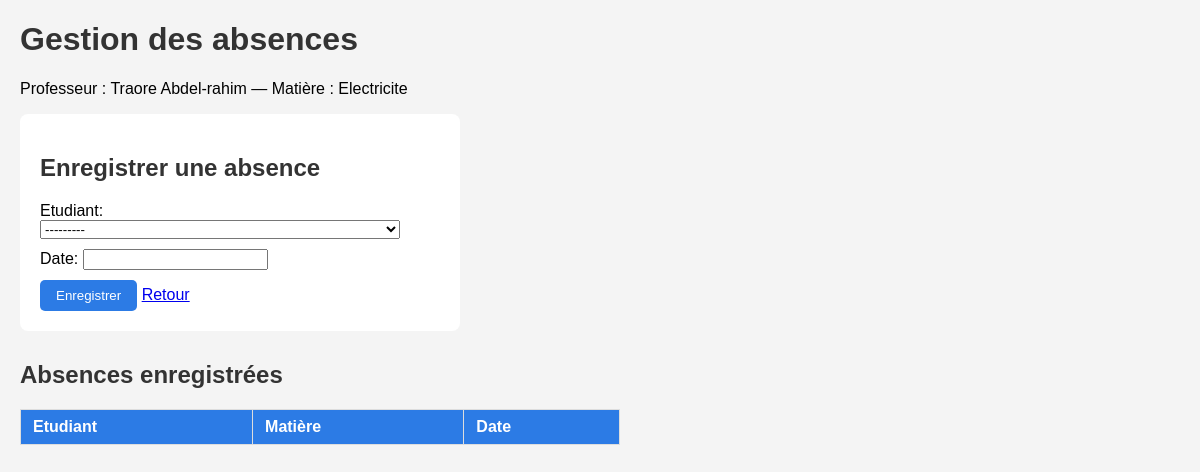
The page /absences/ (signed in) on the database its author committed.
### new_project/models.py (models this page shows, shortened)
class Professeur (models.Model):
    nom=models.CharField(max_length=100)
    prenom =models.CharField(max_length=100)
    age=models.IntegerField(default=0)
    classe = models.ForeignKey(Classes, on_delete=models.SET_NULL,null=True,blank=True)
    matiere =models.ForeignKey (Matieres, on_delete=models.SET_NULL,null=True, blank=True)
    id_user =models.OneToOneField(Utilisateur, on_delete=models.CASCADE, related_name='professeur' , null=True )
    class Meta:
        verbose_name = "Professeur"
        verbose_name_plural = "Professeurs"

class Matieres (models.Model):
    nom=models.CharField(max_length=50)
    class Meta:
        verbose_name = "Matière"
        verbose_name_plural = "Matieres"
    def __str__(self):
        return self.nom

### pages/views.py (the view)
# urls.py: path('absences/', absences, name='absences'),
@login_required
def absences(request):
    professeur = get_object_or_404(Professeur, id_user=request.user)
    if request.method == "POST":
        form = AbsenceForm(request.POST)
        if form.is_valid():
            absence = form.save(commit=False)
            absence.professeur = professeur
            absence.matiere = professeur.matiere
            absence.save()
            messages.success(request, "Absence enregistrée avec succès.")
            return redirect("absences")
    else:
        form = AbsenceForm()
    liste_absences = Absence.objects.filter(professeur=professeur).order_by('-date')
    context = {
        "professeur": professeur,
        "form": form,
        "absences": liste_absences,
    }
    return render(request, "absences.html", context)

### new_project/forms.py
class AbsenceForm(forms.ModelForm):
    class Meta:
        model = Absence
        fields = ['etudiant', 'date']

### new_project/models.py (called while the page is built)
    def __str__(self):
        return self.nom

    def __str__(self):
        return f"{self.nom} - {self.prenom} - {self.classe} - {self.matricule}"

### templates/absences.html (shortened to what this page needs)
<!DOCTYPE html>
<html lang="fr">
<head>
</head>
<body>
    <h1>Gestion des absences</h1>
    <p>Professeur : {{ professeur.nom }} {{ professeur.prenom }} — Matière : {{ professeur.matiere }}</p>
    <div class="formulaire">
        <h2>Enregistrer une absence</h2>
        <form method="post">
            {{ form.as_p }}
            <button type="submit" class="bouton">Enregistrer</button>
             <a
                    href="{% url 'dashboardteacher' %}"
                    class="Retour"
                >
                    Retour
                </a>
        </form>
    </div>
    <h2>Absences enregistrées</h2>
    <table>
        <tr>
            <th>Etudiant</th>
            <th>Matière</th>
            <th>Date</th>
        </tr>
    </table>
</body>
</html>

### templates/absences.html (style rules this page uses)
body { font-family: Arial, sans-serif; background-color: #f4f4f4; margin: 20px; }
h1, h2 { color: #333; }
.formulaire { background-color: white; padding: 20px; border-radius: 8px; max-width: 400px; margin-bottom: 30px; }
.formulaire p { margin: 10px 0; }
.bouton { background-color: #2c7be5; color: white; border: none; padding: 8px 16px; border-radius: 5px; cursor: pointer; }
table { border-collapse: collapse; width: 100%; max-width: 600px; background-color: white; }
th, td { border: 1px solid #ddd; padding: 8px 12px; text-align: left; }
th { background-color: #2c7be5; color: white; }

### rows shown on the page
Professeur: nom "Traore", prenom "Abdel-rahim", matiere "Electricite"
